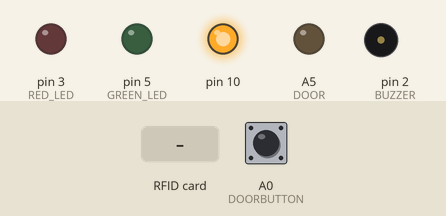
Simulated run of this sketch. Board: Arduino Uno, built with avr-gcc and run on an emulated ATmega328P. On the bench: output pins drawn as LEDs (lit = HIGH), buzzer (waves = sounding). The inputs (shaded band) are chosen by the test bench; at power-on: A0 (DOORBUTTON) HIGH. WiFi joins after 1.5 s; servers stay silent unless stated; uploads are accepted with an empty reply; pins used as bus, display or sensor lines are not drawn; what the sketch prints to the serial monitor is not drawn.

Above: at 1.2 s.
1.3 s: A0 (DOORBUTTON) pulled LOW for 0.15 s
At 3.0 s:
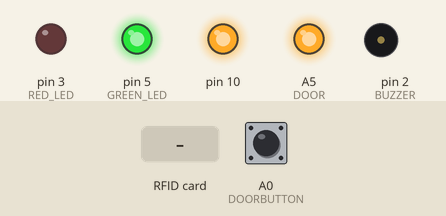
4.4 s: RFID card 5E 7A 19 C4 held to the reader
At 7.3 s:
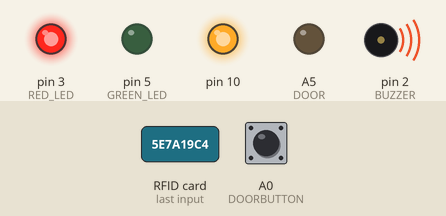
7.4 s: A0 (DOORBUTTON) pulled LOW for 1 s
At 8.48 s:
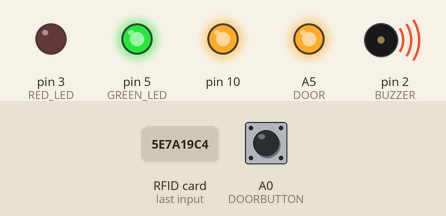
11.4 s: A0 (DOORBUTTON) pulled LOW for 3.2 s
At 18.5 s:
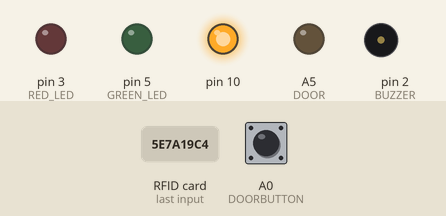
Timing chart, 0 to 19.1 s (numbered marks = the images above; inputs shaded):
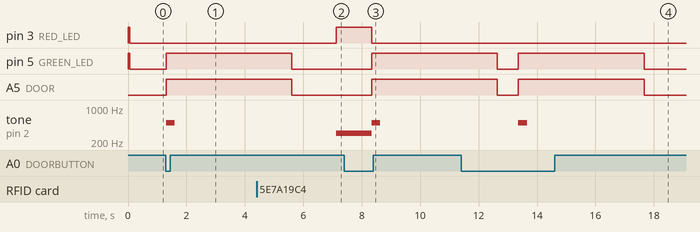

The sketch:

Inzynierka.ino
```cpp
#include <SPI.h>
#include <MFRC522.h>
#include <Ethernet.h>

#define RST_PIN         9
#define SS_PIN          6

#define GREEN_LED       5
#define RED_LED         3
#define BUZZER          2
#define DOOR            A5
#define DOORBUTTON      A0

MFRC522 mfrc522(SS_PIN, RST_PIN);

byte mac[] = {0x00,0xAA,0xBB, 0xCC, 0xDE, 0x01};
IPAddress server(192,168,0,12);
IPAddress ip(192,168,0,10);

EthernetClient client;

byte readCard[4];
String rfidUid="";
String kartaAuth="";

char canOpen;
boolean isCriticalChar = false;

String macSequence = "";
void setup() {
  Serial.begin(9600);

  pinMode(GREEN_LED, OUTPUT);
  pinMode(RED_LED,OUTPUT);
  pinMode(BUZZER, OUTPUT);
  pinMode(DOOR, OUTPUT);
  pinMode(DOORBUTTON, INPUT);
  digitalWrite(DOORBUTTON,HIGH);
  noTone(BUZZER);


  digitalWrite(GREEN_LED, HIGH);
  digitalWrite(RED_LED, HIGH);

  pinMode(6,OUTPUT);
  digitalWrite(6,HIGH);
  pinMode(10,OUTPUT);
  digitalWrite(10,HIGH);


  Ethernet.begin(mac,ip);
  client.setTimeout(3000);
  //delay(1000);
  Serial.println(Ethernet.localIP());


  Serial.println("connecting...");


//  if(Ethernet.begin(mac) == 0){
//    Serial.println("Failed to configure Ethernet using DHCP");
//  }
//  else{
//    Serial.println(Ethernet.localIP());
//  }


  //sendGET();


  SPI.begin();
  mfrc522.PCD_Init();
  setMacSequence();
  showInfo("Scan PICC to see UID and type ...");


  digitalWrite(GREEN_LED, LOW);
  digitalWrite(RED_LED, LOW);
}

void loop() {
  if(digitalRead(DOORBUTTON)==LOW){
    showInfo("success using button");
    openDoor();
    sendInfoOpenDoor();
  }

    // Look for new cards
  if ( ! mfrc522.PICC_IsNewCardPresent())
  {
    return;
  }
  // Select one of the cards
  if ( ! mfrc522.PICC_ReadCardSerial())
  {
    return;
  }

  for(byte i=0; i < mfrc522.uid.size; i++) {
    rfidUid+= String(mfrc522.uid.uidByte[i] < 0x10 ? "0" : "");
    rfidUid+= String(mfrc522.uid.uidByte[i], HEX);
    mfrc522.PICC_HaltA();
  }
  Serial.println(rfidUid);

  sendGET();
  Serial.print("canOpen: ");
  Serial.println(canOpen);

    //if (rfidUid == kartaAuth)
  if (canOpen == '1')
  {
    showInfo("success");
    openDoor();
  }
  else
  {
    showInfo("fail");
    digitalWrite(RED_LED, HIGH);
    tone(BUZZER, 300);
    delay(1200);
    digitalWrite(RED_LED, LOW);
    noTone(BUZZER);
  }

  canOpen ='n';
  rfidUid = "";
}

void sendGET(){

  if (client.connect(server, 9000)) {
    String query = "GET /api/doors/" + macSequence + "/" + rfidUid + " HTTP/1.1";
    performQuery(query);
  } else {
    // if you didn't get a connection to the server:
    Serial.println("connection failed");
  }

  while(client.connected() && !client.available())
    delay(1);
  while(client.connected() || client.available()){
    checkResponse();
  }

  client.stop();
}
void performQuery(String query){
    delay(500);
    Serial.println("connected");
    client.println(query);
    Serial.println(query);
    client.println("Host: door");
    client.println("Connection: close");
    client.println();
}

void sendInfoOpenDoor(){
  if (client.connect(server, 9000)) {
    String query = "GET /api/doors/" + macSequence + "/ok HTTP/1.1";
    performQuery(query);
  } else {
    // if you didn't get a connection to the server:
    Serial.println("connection failed");
  }

  client.stop();
}

void setMacSequence(){
  for(byte i=0; i < 6; i++) {
    macSequence+= String(mac[i] < 0x10 ? "0" : "");
    macSequence+= String(mac[i], HEX);
  }
  Serial.println(macSequence);
}

void checkResponse(){
  char c = client.read();
  if( c == '<'){
    isCriticalChar = true;
  }
  if(isCriticalChar == true){
    canOpen = client.read();
    isCriticalChar = false;
  }
  Serial.print(c);
}

void openDoor(){
    digitalWrite(GREEN_LED, HIGH);
    digitalWrite(DOOR, HIGH);
    tone(BUZZER, 500);
    delay(300);
    noTone(BUZZER);
    delay(4000);
    digitalWrite(GREEN_LED, LOW);
    digitalWrite(DOOR, LOW);
}

void showInfo(String msg){
  Serial.println(msg);
}
```

Measured:
- after the input at 1.3 s, pin 5 (GREEN_LED), A5 (DOOR): LOW → HIGH at once; tone on pin 2 (BUZZER): silent → 500 Hz at once, → silent 0.30 s later
- after the input at 4.4 s, pin 3 (RED_LED): LOW → HIGH after 2.7 s; tone on pin 2 (BUZZER): silent → 300 Hz after 2.7 s
- after the input at 7.4 s, pin 5 (GREEN_LED), A5 (DOOR): LOW → HIGH after 0.94 s; tone on pin 2 (BUZZER): 300 Hz → 500 Hz after 0.94 s, → silent 0.30 s later
- after the input at 11.4 s, tone on pin 2 (BUZZER): silent → 500 Hz after 2.0 s, → silent 0.30 s later
